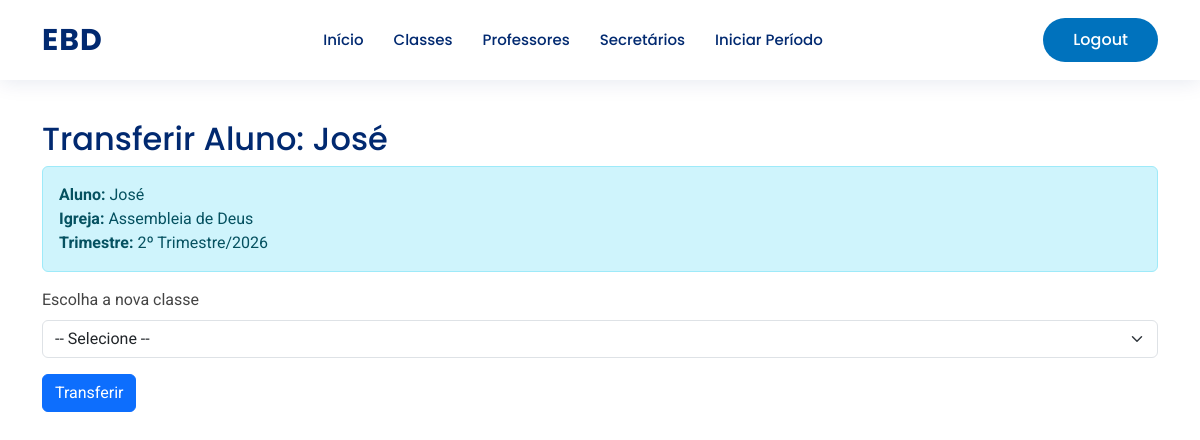
The page /alunos/24/transferir/?trimestre=25 (signed in) on the database its author committed.
### base/models.py (models this page shows, shortened)
class Aluno(models.Model):
    igreja = models.ForeignKey(Igreja, on_delete=models.PROTECT, related_name="alunos")
    nome = models.CharField(max_length=200)
    data_nascimento = models.DateField()
    class Meta:
        verbose_name = "Aluno"
        verbose_name_plural = "Alunos"
        ordering = ["nome"]

class Igreja(models.Model):
    nome = models.CharField("Nome da Igreja", max_length=100, unique=True)
    class Meta:
        verbose_name = "Igreja"
        verbose_name_plural = "Igrejas"
        ordering = ["nome"]

class Trimestre(models.Model):
    igreja = models.ForeignKey(Igreja, on_delete=models.PROTECT, related_name="trimestres")
    trimestre = models.CharField(max_length=50)  # 1 Trim
    ano = models.PositiveIntegerField()
    ativo = models.BooleanField(default=False)
    concluido = models.BooleanField(default=False)
    class Meta:
        verbose_name = "Trimestre"
        verbose_name_plural = "Trimestres"
        unique_together = ('igreja', 'trimestre', 'ano')
        ordering = ["-ano", "trimestre"]

### base/views.py (the view, shortened to what this page needs)
# urls.py: path('alunos/<int:id>/transferir/', views.aluno_transferir, name='aluno_transferir'),
@user_passes_test(is_secretario_or_superintendente)
def aluno_transferir(request, id):
    aluno = get_object_or_404(Aluno, id=id)
    trimestre_id = request.GET.get('trimestre') or request.POST.get('trimestre')
    trimestre = None
    if trimestre_id:
        try:
            trimestre = Trimestre.objects.get(id=trimestre_id)
        except Trimestre.DoesNotExist:
            trimestre = None
    if not trimestre:
        trimestre = Trimestre.objects.filter(ativo=True).first()
    if not trimestre:
        messages.error(request, 'Não há trimestre selecionado nem trimestre ativo. Peça ao superintendente para iniciar um trimestre ou selecione um trimestre válido na lista.')
        return redirect('aluno_list')
    if trimestre.concluido:
        messages.error(request, 'Não é possível transferir alunos em um trimestre concluído.')
        return redirect('aluno_list')
    classes = Classe.objects.all()
    return render(request, 'aluno_transferir_form.html', {'aluno': aluno, 'classes': classes, 'trimestre': trimestre})

### base/views.py (called while the page is built)
def is_secretario_or_superintendente(user): return user.is_authenticated and user.role in ['secretario', 'superintendente']

### base/templates/aluno_transferir_form.html (shortened to what this page needs)
{% extends 'tela_inicial/layout_base.html' %}
{% block conteudo %}
<div class="container py-4">
  <h2>Transferir Aluno: {{ aluno.nome }}</h2>
  <div class="alert alert-info">
    <strong>Aluno:</strong> {{ aluno.nome }}<br>
    <strong>Igreja:</strong> {{ aluno.igreja.nome }}<br>
    <strong>Trimestre:</strong> {{ trimestre.trimestre }}/{{ trimestre.ano }}
  </div>
  <form method="post">
    <div class="mb-3">
      <label class="form-label">Escolha a nova classe</label>
      <select name="classe" class="form-select" required>
        <option value="">-- Selecione --</option>
      </select>
    </div>
    <div class="d-flex gap-2">
      <button type="submit" class="btn btn-primary" {% if trimestre.concluido %}disabled{% endif %}>Transferir</button>
    </div>
  </form>
</div>
{% endblock conteudo %}

### base/static/css/style.css (style rules this page uses)
:root { --color-primary: #012970; --color-secondary: #0077b6; --color-accent: #0d6efd; --color-light-bg: #f6f9ff; --color-card-blue: #0072bd; --font-titles: "Poppins", sans-serif; --font-body: "Roboto", sans-serif; }
body { font-family: var(--font-body); color: #444444; background-color: #fff; }
h1, h2, h3, h4, h5, h6 { font-family: var(--font-titles); color: var(--color-primary); }

### rows shown on the page
Aluno: nome "José", igreja.nome "Assembleia de Deus"
Trimestre: trimestre "2º Trimestre", ano "2026"
